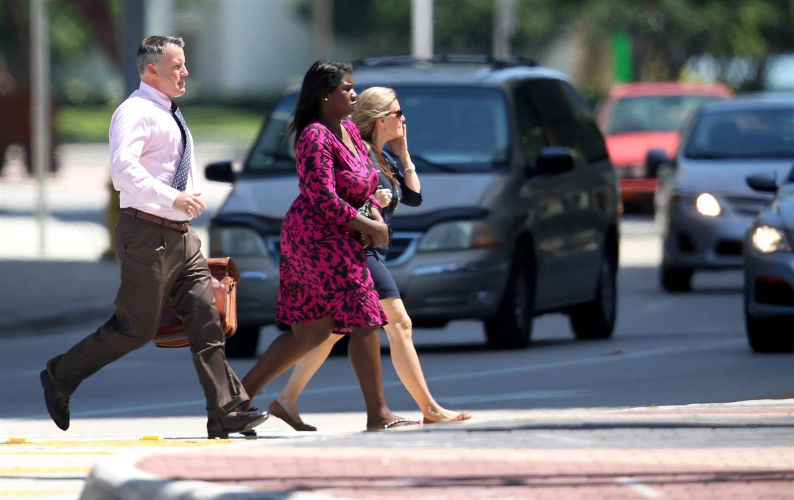
#> input picture thesis/attempt1/images/140523-pedestrian-florida-miami-mms-1515_85f83b5a747c362e6b2334a1f0e0326f.nbcnews-ux-2880-1000.jpg, 1588 x 1000 px (shown at 1/2 size); its folder holds only this picture in this run
$ python detect.py --images images
#> lines starting #> are read from the running program, lines starting #| are printed output that depends on the picture; after the words box and inside, x2 and y2 are one past the last pixel; in counts of white or black regions, pixels touching at a corner belong together
from __future__ import print_function
from imutils.object_detection import non_max_suppression
from imutils import paths
import numpy as np
import argparse
import imutils
import cv2

ap = argparse.ArgumentParser()
ap.add_argument("-i", "--images", required=True, help="path to images directory" )
args = vars(ap.parse_args())

hog = cv2.HOGDescriptor()
hog.setSVMDetector(cv2.HOGDescriptor_getDefaultPeopleDetector())

for imagePath in paths.list_images(args["images"]):
    image = cv2.imread(imagePath)
#> image is the input picture: shape (1000, 1588, 3); mean B, G, R 113.6, 106.2, 107.3
    image = imutils.resize(image, width=min(400, image.shape[1]))
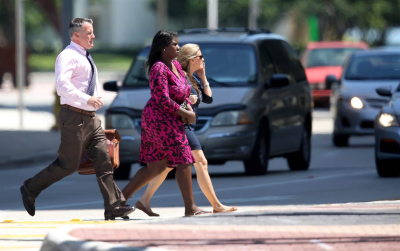
#> image: shape (251, 400, 3); mean B, G, R 113.6, 106.2, 107.3
    orig = image.copy()

    (rects, weights) = hog.detectMultiScale(image, winStride=(4, 4), padding=(8, 8), scale=1.05)
#> rects = [[154, 106, 66, 132], [26, 1, 103, 206], [126, 13, 121, 238]]; weights = [0.413, 1.05, 0.407]

    for (x, y, w, h) in rects:
        cv2.rectangle(orig, (x, y), (x + w, y + h), (0, 0, 255), 2)
#> this loop made 3 passes
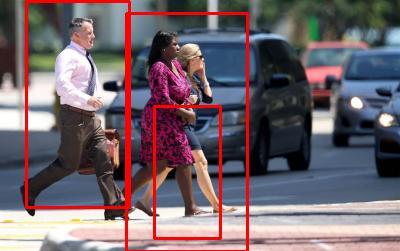
#> orig: shape (251, 400, 3); 4.9% of pixels changed, all inside (x1, y1, x2, y2) = (25, 0, 249, 251)

    rects = np.array([[x, y, x + w, y + h] for (x, y, w, h) in rects])
#> rects = [[154, 106, 220, 238], [26, 1, 129, 207], [126, 13, 247, 251]]
    pick = non_max_suppression(rects, probs=None, overlapThresh=0.65)
#> pick = [[126, 13, 247, 251], [26, 1, 129, 207]]

    for (xA, yA, xB, yB) in pick:
        cv2.rectangle(image, (xA, yA), (xB, yB), (0, 255, 0), 2)
#> this loop made 2 passes
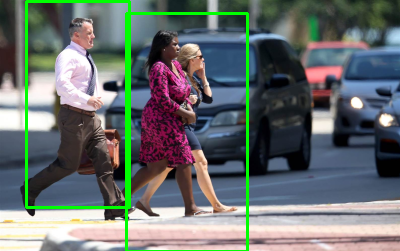
#> image: shape (251, 400, 3); 3.72% of pixels changed, all inside (x1, y1, x2, y2) = (25, 0, 249, 251)

    filename = imagePath[imagePath.rfind("/") + 1:]
    print("[INFO] {}: {} original boxes, {} after supression".format(filename, len(rects), len(pick)))
#| [INFO] 140523-pedestrian-florida-miami-mms-1515_85f83b5a747c362e6b2334a1f0e0326f.nbcnews-ux-2880-1000.jpg: 3 original boxes, 2 after supression

    cv2.imshow("Before NMS", orig)
    cv2.imshow("After NMS", image)
    cv2.waitKey(0)

$ run again, on thesis/attempt1/images/TH03_GST_1640952f.jpg
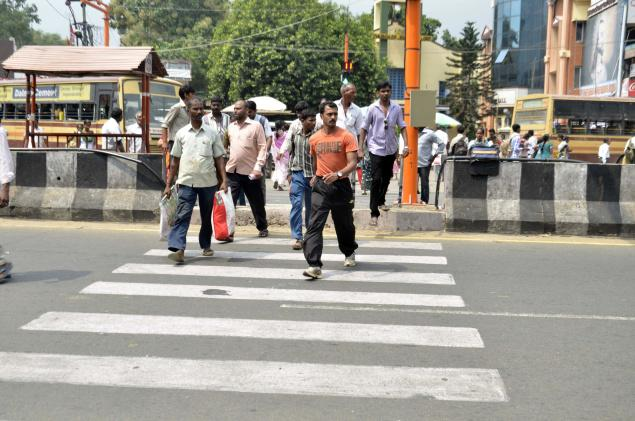
#> input picture thesis/attempt1/images/TH03_GST_1640952f.jpg, 635 x 421 px
#> image is the input picture: shape (421, 635, 3); mean B, G, R 139.1, 149, 152.7
#> `(rects, weights) = hog.detectMultiScale(image, winStride=(4, 4), paddi..`: rects = [[208, 30, 68, 136], [121, 43, 67, 135], [84, 37, 78, 155], [166, 33, 84, 168]]; weights = [0.225, 1.27, 2.48, 2.34]
#> the loop `for (x, y, w, h) in rects:` made 4 passes
#> after the loop `for (x, y, w, h) in rects:`:
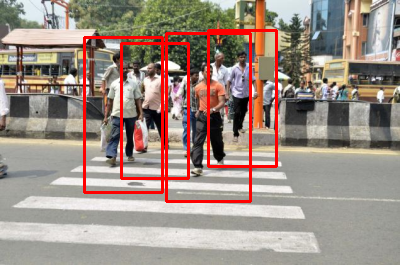
#> orig: shape (265, 400, 3); mean B, G, R 132.8, 142.1, 158.4
#> `rects = np.array([[x, y, x + w, y + h] for (x, y, w, h) in rects])`: rects = [[208, 30, 276, 166], [121, 43, 188, 178], [84, 37, 162, 192], [166, 33, 250, 201]]
#> pick = [[166, 33, 250, 201], [84, 37, 162, 192], [121, 43, 188, 178], [208, 30, 276, 166]]
#> the loop `for (xA, yA, xB, yB) in pick:` made 4 passes
#> after the loop `for (xA, yA, xB, yB) in pick:`:
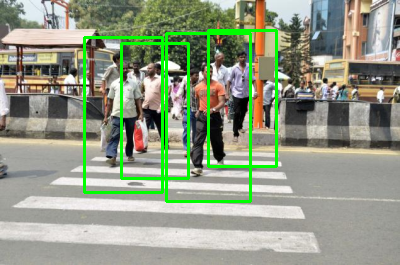
#> image: shape (265, 400, 3); mean B, G, R 132.8, 154.8, 145.7
#| [INFO] TH03_GST_1640952f.jpg: 4 original boxes, 4 after supression

$ run again, on thesis/attempt1/images/kensington_market.jpg.size.xxlarge.promo.jpg
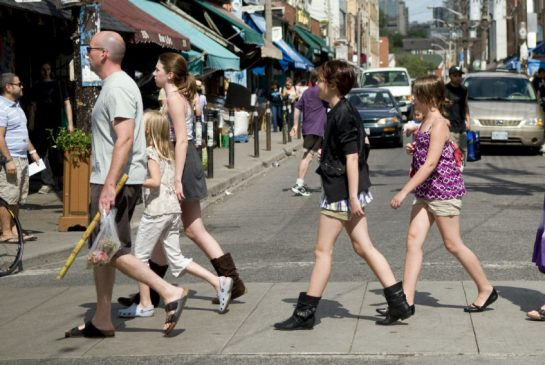
#> input picture thesis/attempt1/images/kensington_market.jpg.size.xxlarge.promo.jpg, 545 x 365 px
#> image is the input picture: shape (365, 545, 3); mean B, G, R 107.2, 114.6, 120.7
#> `(rects, weights) = hog.detectMultiScale(image, winStride=(4, 4), paddi..`: rects = [[41, 129, 68, 136], [1, 28, 68, 136], [236, 56, 106, 211], [64, 66, 99, 198], [188, 19, 117, 233]]; weights = [0.75, 0.266, 0.441, 0.622, 0.265]
#> the loop `for (x, y, w, h) in rects:` made 5 passes
#> after the loop `for (x, y, w, h) in rects:`:
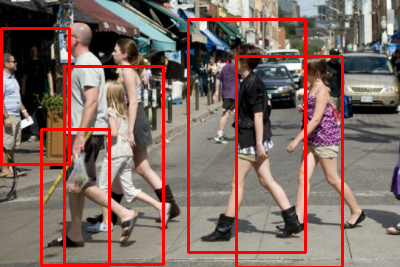
#> orig: shape (267, 400, 3); mean B, G, R 99.4, 106.2, 130.3
#> `rects = np.array([[x, y, x + w, y + h] for (x, y, w, h) in rects])`: rects = [[41, 129, 109, 265], [1, 28, 69, 164], [236, 56, 342, 267], [64, 66, 163, 264], [188, 19, 305, 252]]
#> pick = [[236, 56, 342, 267], [41, 129, 109, 265], [64, 66, 163, 264], [188, 19, 305, 252], [1, 28, 69, 164]]
#> the loop `for (xA, yA, xB, yB) in pick:` made 5 passes
#> after the loop `for (xA, yA, xB, yB) in pick:`:
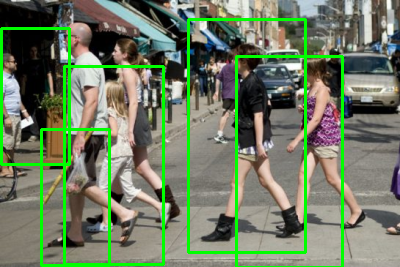
#> image: shape (267, 400, 3); mean B, G, R 99.4, 124.9, 111.6
#| [INFO] kensington_market.jpg.size.xxlarge.promo.jpg: 5 original boxes, 5 after supression

$ run again, on thesis/attempt1/images/pedestrian-accidents.jpg
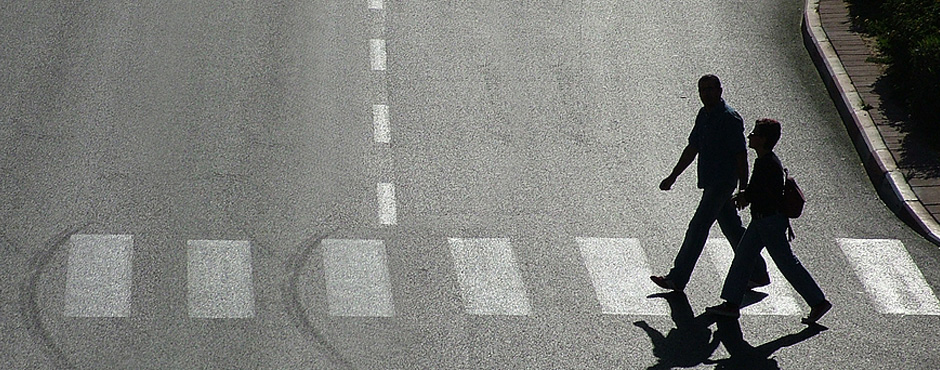
#> input picture thesis/attempt1/images/pedestrian-accidents.jpg, 940 x 370 px
#> image is the input picture: shape (370, 940, 3); mean B, G, R 120.9, 124.6, 123.5
#> `(rects, weights) = hog.detectMultiScale(image, winStride=(4, 4), paddi..`: rects = [[270, 13, 70, 139]]; weights = [0.887]
#> the loop `for (x, y, w, h) in rects:` made 1 pass
#> after the loop `for (x, y, w, h) in rects:`:
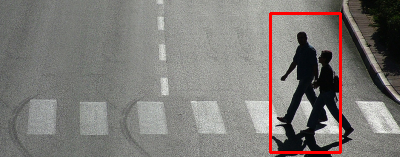
#> orig: shape (157, 400, 3); mean B, G, R 118.5, 122.1, 126.2
#> `rects = np.array([[x, y, x + w, y + h] for (x, y, w, h) in rects])`: rects = [[270, 13, 340, 152]]
#> the loop `for (xA, yA, xB, yB) in pick:` made 1 pass
#> after the loop `for (xA, yA, xB, yB) in pick:`:
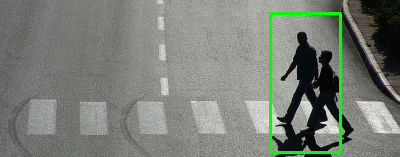
#> image: shape (157, 400, 3); mean B, G, R 118.5, 127.2, 121.1
#| [INFO] pedestrian-accidents.jpg: 1 original boxes, 1 after supression
